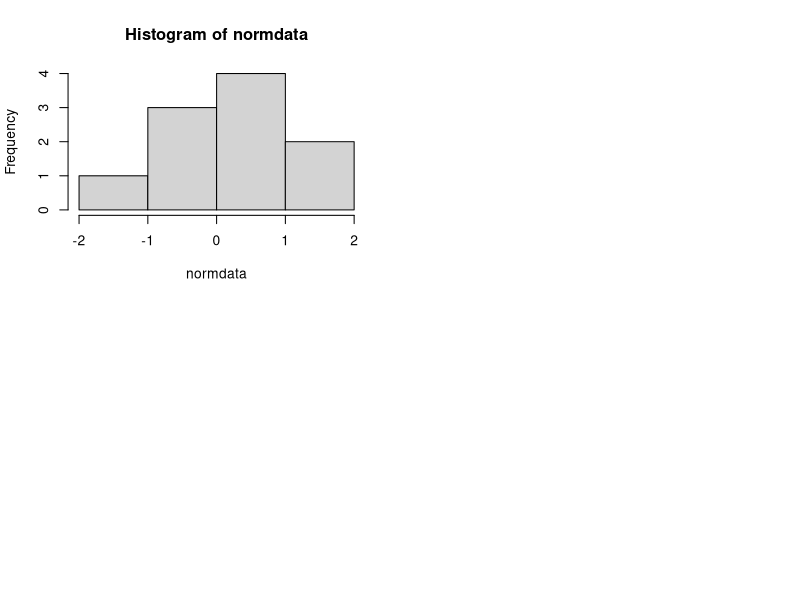
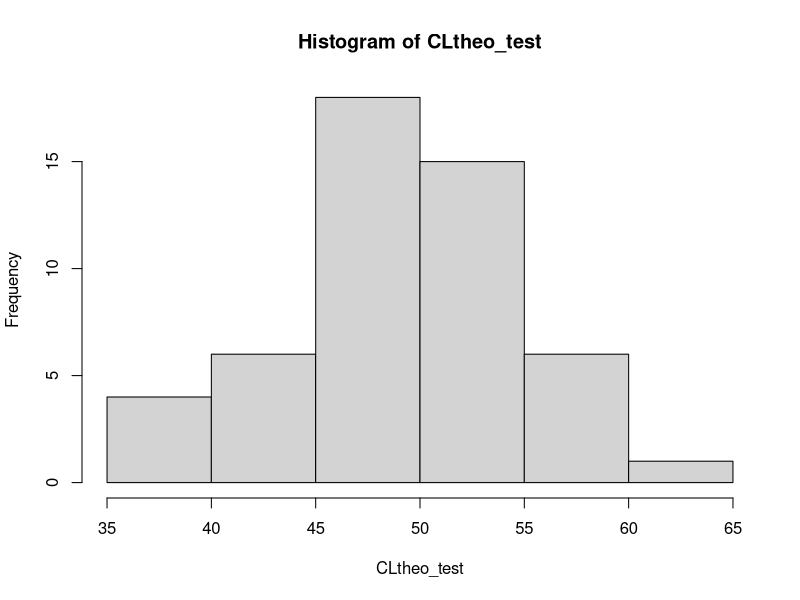
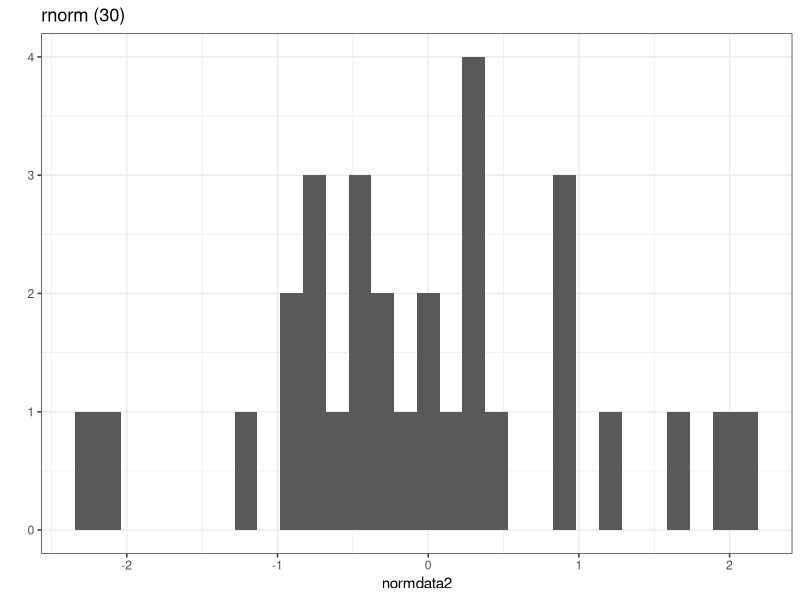
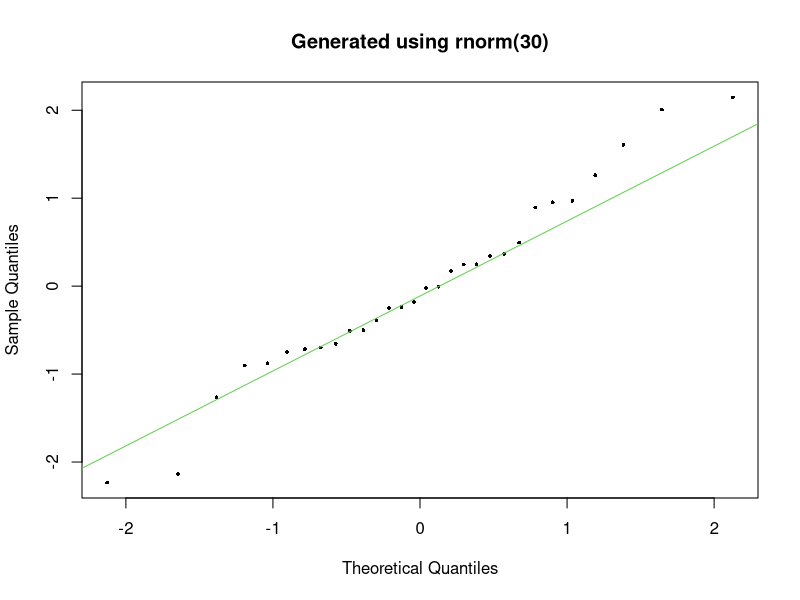
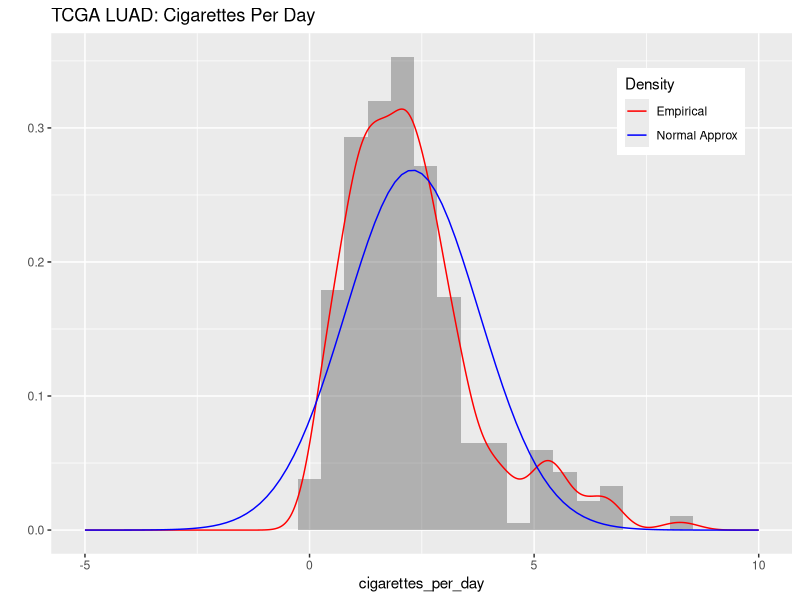
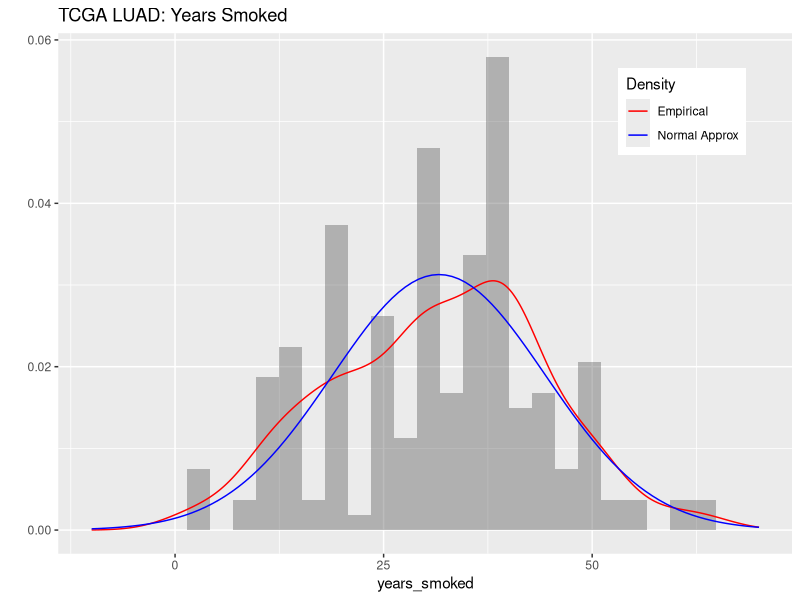
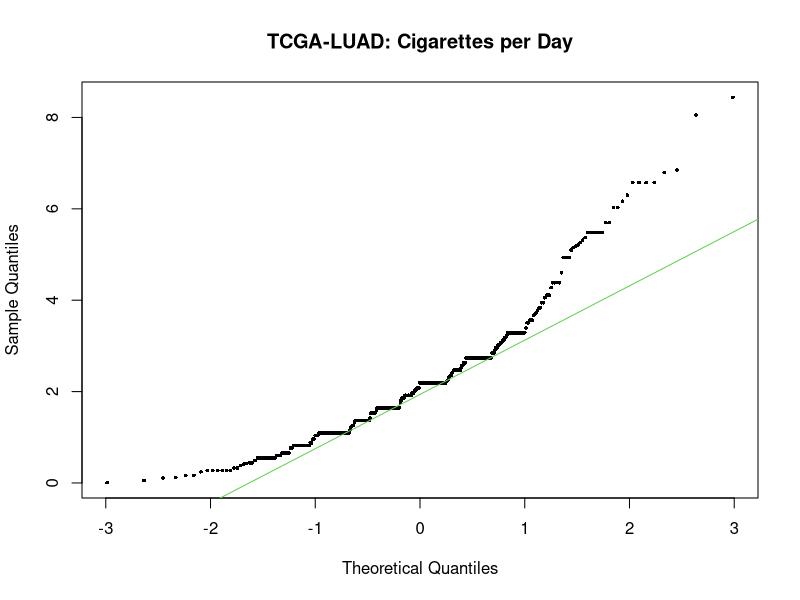
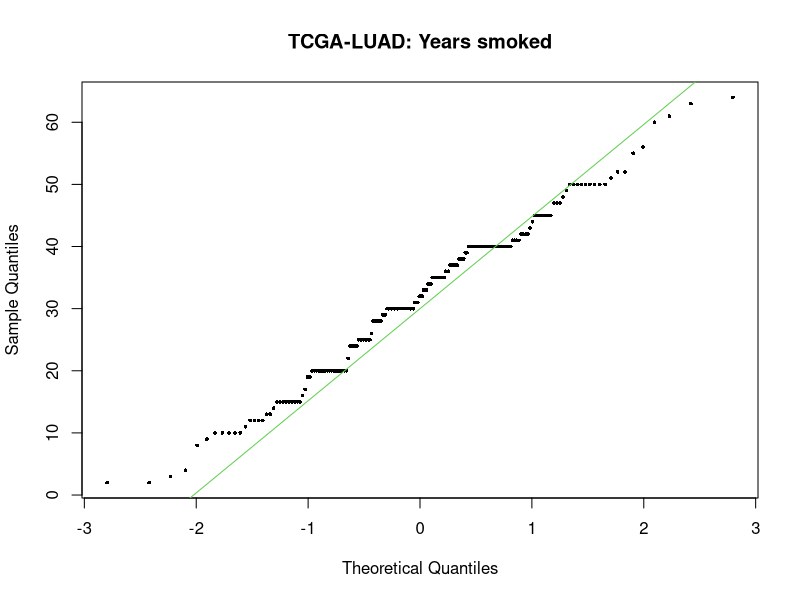

These charts were generated, in order, by the following R code:
## ---- chunk 1
knitr::opts_chunk$set(echo = TRUE)

library(knitr)
library(ggplot2)
library(nortest)

## ---- chunk 2

tcga_luad<-read.csv("TCGA_LUAD_clinical.csv",  na.string="NA", stringsAsFactors=FALSE, row.names=1)

## ---- chunk 3

opar<-par() #A little trick to save your original graphing configuration as a variable "opar" so you can return to the original native configuration before you changed the par()ameters of the graphing window

par(mfrow=c(2,2)) #split your graphing window into a 2x2 (row,column). You may need to open up your plotting window a bit wider.

#let's build a random distribution with 1000 points total. 

#The default mean for rnorm is 0 and the and the standard deviation is 1. 

normdata<-rnorm(10)
hist(normdata)
mean(normdata)
sd(normdata)

#re-run the lines above three more times to fill up your 2x2.  Something should be obvious to the eye in the histogram and in what you expect from the mean and standard deviation.

#At the end of your run, reload the naive parameters  you saved, to reset your graphics window, if you don't you'll be stuck with a 2x2 divide until you remove all plots from your plot window.
opar
par(opar)

## ---- chunk 4

CLtheo_test<-c()
limit<-50
rolls=100

for(n in c(1:limit)){
 CLtheo_test<- append(CLtheo_test, sum(sample(c(1,0), rolls, replace=TRUE)))  
}

hist(CLtheo_test)

#Feel free to change the limit of the simulation,  or the number of "rolls" of the "dice" and see how it changes your simulation.

## ---- chunk 5

#First test a qq-plot on a truly normal distribution
num_points<-30
normdata2<-rnorm(num_points)
#let's use qplot to generate a histogram using qqplots.More on qqplots2 next week.

qplot(normdata2) + geom_histogram() + theme_bw() + ggtitle(paste("rnorm (", num_points, ")", sep=""))
#ignore any binwidth errors today.

#Let's look at this distribution in normdata2 versus an idealized normal distribution (theoretical quantiles)

qqnorm(normdata2,pch=16,cex=0.5, main=paste("Generated using rnorm(", num_points, ")", sep=""))
qqline(normdata2, col=3)

#Increase the number of num_points to a much higher number. What do you observe?

#Let's use real data: Plotting the distributions from TCGA-LUAD from Week 1.

#Let's first plot Cigarettes per day.
#mean and sd:

luad_cpd_sd<-sd(tcga_luad$cigarettes_per_day, na.rm=TRUE)
luad_cpd_mean<-mean(tcga_luad$cigarettes_per_day, na.rm=TRUE)

#Using ggplot2, graphing the cigarettes per day -- first with the histogram, then overlay a blue normal approximation, then a red empirical density plot (same data as histogram). Note that each call to ggplot2 is separated by a "+" sign.  (Ignore warnings on non-finite values that come out -- this is normal for columns with missing data.)

qplot(x = cigarettes_per_day, xlim=c(-5,10), data = tcga_luad, geom = "blank") +  
geom_histogram(aes(y = ..density..), alpha = 0.4) +
geom_line(aes(y = ..density.., colour = 'Empirical'),stat = 'density') +  
stat_function(fun = dnorm, args = list(mean=luad_cpd_mean, sd=luad_cpd_sd), aes(colour = 'Normal Approx'))  + scale_colour_manual(name = 'Density', values = c('red', 'blue')) + theme(legend.position = c(0.85, 0.85))+ ggtitle("TCGA LUAD: Cigarettes Per Day")

#Repeat this for years_smoked below:
luad_ys_sd<-sd(tcga_luad$years_smoked, na.rm=TRUE)
luad_ys_mean<-mean(tcga_luad$years_smoked, na.rm=TRUE)

qplot(x = years_smoked, data = tcga_luad, xlim=c(-10,70), geom = "blank") +  geom_histogram(aes(y = ..density..), alpha = 0.4) +
geom_line(aes(y = ..density.., colour = 'Empirical'),stat = 'density') +  
stat_function(fun = dnorm, args = list(mean=luad_ys_mean, sd=luad_ys_sd), aes(colour = 'Normal Approx'))  + scale_colour_manual(name = 'Density', values = c('red', 'blue')) + theme(legend.position = c(0.85, 0.85)) + ggtitle("TCGA LUAD: Years Smoked")



#So basically both of them look like a little "like" they might be normal based on just the general distribution (blue versus red densities). Another helpful plot is the qqplot, where the approximate normal distribution is on the x-axis "Theoretical Quantiles" and the y-axis shows the actual data organized by distribution as "Sample Quantiles".

qqnorm(tcga_luad$cigarettes_per_day,pch=16,cex=0.5, main="TCGA-LUAD: Cigarettes per Day")

#now add a line approximating a linear "fit" to the majority of the data:

qqline(tcga_luad$cigarettes_per_day, col=3)

#Interpret the interesting shape of the points above the line -- check out the cigarettes_per_day histogram. 

qqnorm(tcga_luad$years_smoked, pch=16,cex=0.5, main="TCGA-LUAD: Years smoked")
qqline(tcga_luad$years_smoked, col=3) #adds a trendline


## ---- chunk 6

#Testing the theoretical normal distribution

nortest_points<-100
normdata_nortest<-rnorm(nortest_points)

#Sharpio-Wilk test:
shapiro.test(normdata_nortest)

#Let's run the Anderson-darling test on normal data:
ad.test(normdata_nortest) 

shapiro.test(tcga_luad$cigarettes_per_day)
shapiro.test(tcga_luad$years_smoked)

## ---- chunk 7
#What is the critical value of Z for an alpha of 0.05?
alpha = 0.05 
z0 = qnorm(1-alpha) 
print(z0)               # critical value 

#What is our test statistic (z) for our test? 
proportion = 13/200     # second study patient proportion 
p0 = .10                # TCGA LUAD proportion
N = 200                 # second study sample size 
z = (proportion - p0)/sqrt(p0 * (1 - p0)/N) 
print(z)

#For our question, we ask,  is z <= z0, meaning, is the proportion of heavy smokers in the new study less than or equal to those in the TCGA study?

z<=z0 #compare with a simple boolean.

#Change the numbers, now. Move to proportions in the new study being (say) 5/200, 18/200, 50/200...
